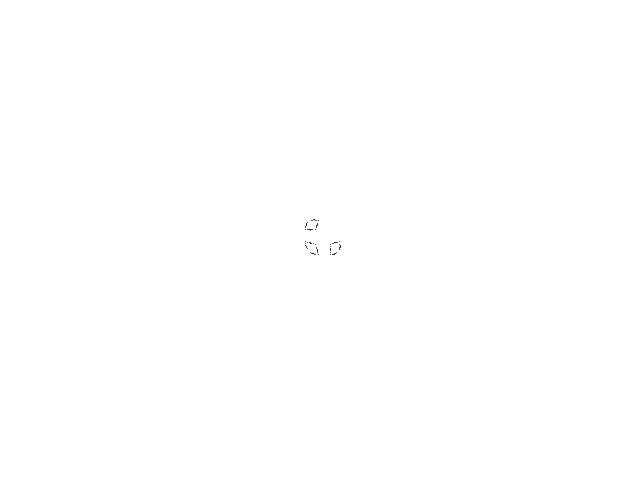
Frame 1 (no input)
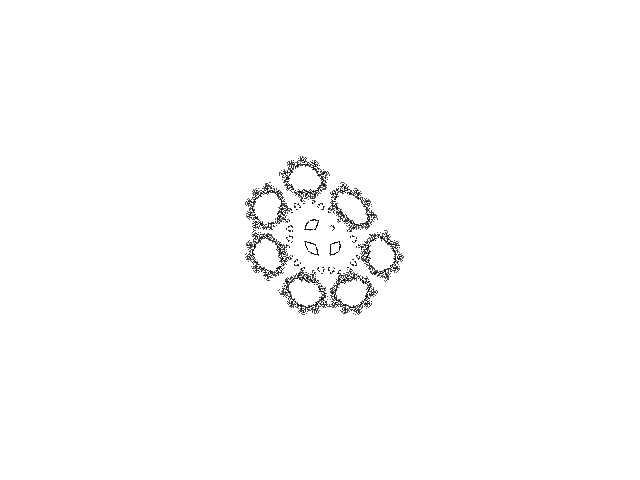
Frame 60 (the mouse pressed at the canvas centre just before this capture)
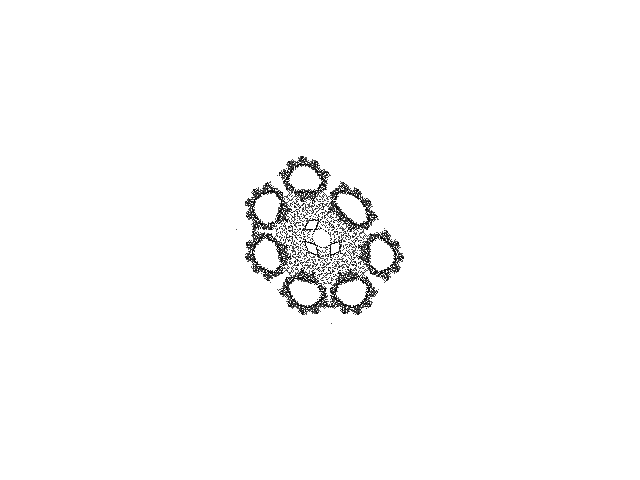
Frame 120 (the mouse held since frame 60 and released just before this capture)

The Processing sketch that drew these frames (run headless with seeded random() and noise(); from frame 60 on, the mouse is pressed at the canvas centre):

// Processing sketch: Hopalong2
// ── Hopalong2.pde
// Hopalong chaotic map //

  float x = 1.0;
  float y = 0.0;
  float a, b, c;

  float sign(float a) { return (a == 0.0) ? 0.0 : (a<0.0 ? -1.0 : 1.0); }

void setup() {
  
  size(640, 480);
  background(255);
  
  a = exp(random(0.1, 1.0) * log(height>>8));
  b = exp(random(0.1, 1.0) * log(height>>8));
  c = random(0.1, 1.0) * (height>>8);
  
}

void draw() {
  
  for (int i=0;i<100;i++) {
    
    float nx = x;
    float ny = y;
        
    x = ny - 1.0 - sqrt(abs(b * nx-1.0-c)) * sign(nx - 1.0);
    y = a - nx - 1.0;
  
    point(320+(10*x), 240+(10*y));
        
  }

}
